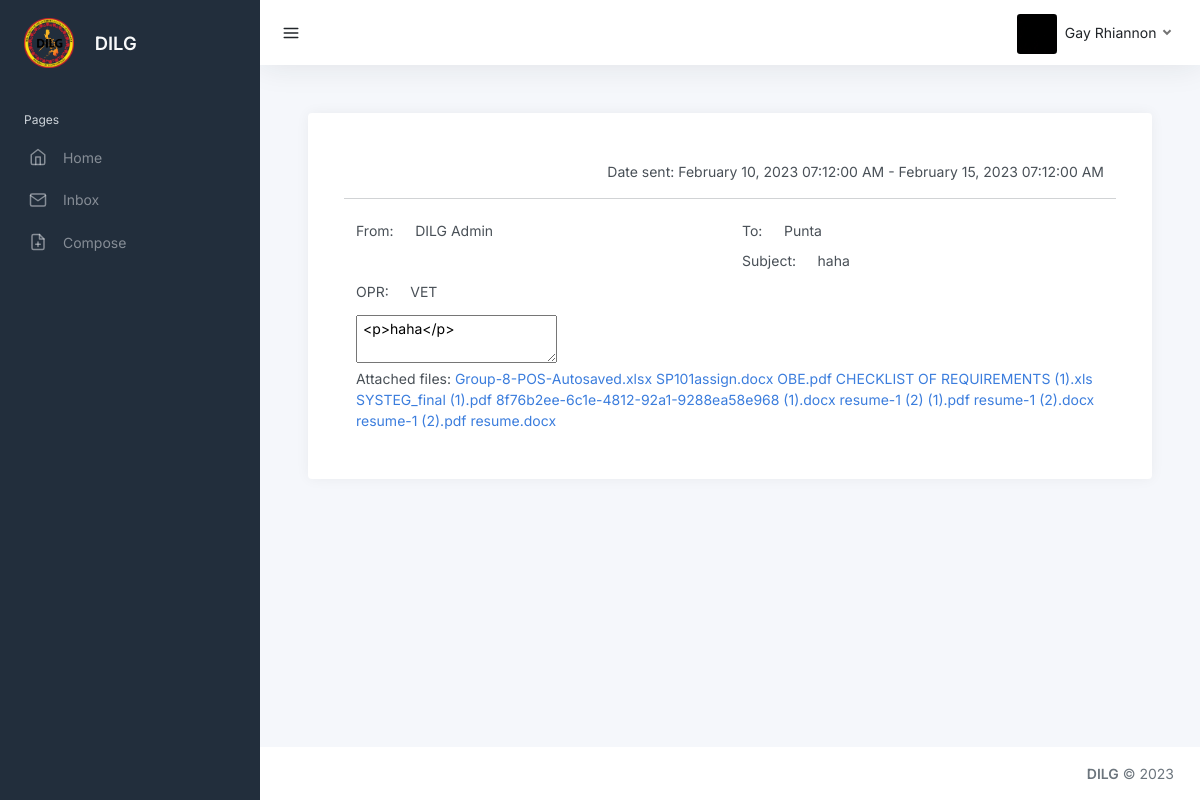
Screenshot of /users/view-inbox-report.php?report_id=RID00002 (signed in) with the database file from the repository.
### tables this page shows
CREATE TABLE `users` (
  `id` int(11) NOT NULL,
  `user_type` int(50) NOT NULL,
  `email` varchar(50) NOT NULL,
  `email_status` int(11) NOT NULL,
  `password` varchar(255) NOT NULL,
  `first_name` varchar(50) NOT NULL,
  `middle_name` varchar(50) NOT NULL,
  `last_name` varchar(50) NOT NULL,
  `date_of_birth` date NOT NULL,
  `barangay` varchar(50) NOT NULL,
  `v_token` varchar(255) NOT NULL,
  `image` blob NOT NULL,
  `date_time_created` datetime NOT NULL,
  `date_time_updated` datetime NOT NULL
);

CREATE TABLE `sent` (
  `id` int(11) NOT NULL,
  `report_id` varchar(50) NOT NULL,
  `to_user` varchar(50) NOT NULL,
  `from_user` varchar(50) NOT NULL,
  `subject` varchar(50) NOT NULL,
  `opr` varchar(100) NOT NULL,
  `message` longtext NOT NULL,
  `duration` varchar(50) NOT NULL,
  `status` int(225) NOT NULL,
  `pdf_files` blob NOT NULL,
  `notif_status` int(11) NOT NULL,
  `date_start` datetime NOT NULL,
  `date_end` datetime NOT NULL,
  `deadline` int(11) NOT NULL,
  `date_time_acknowledge` varchar(100) NOT NULL,
  `date_created` date NOT NULL,
  `time_created` time NOT NULL,
  `date_updated` date NOT NULL,
  `time_updated` time NOT NULL
);

CREATE TABLE `files` (
  `id` int(11) NOT NULL,
  `report_id` varchar(250) NOT NULL,
  `file_name` varchar(255) NOT NULL,
  `uploaded_on` varchar(255) NOT NULL,
  `status` varchar(255) NOT NULL
);

### users/view-inbox-report.php (the view, shortened to what this page needs)
<?php
include('../connection.php');
$email = $_SESSION['email'];
?>
<!DOCTYPE html>
<html lang="en">
<head>
	<link href="../src/css/template-2.css" rel="stylesheet">
	<link href="../src/css/preloader.css" rel="stylesheet">
</head>
<body>
	<div class="wrapper">
		<nav id="sidebar" class="sidebar js-sidebar">
			<div class="sidebar-content js-simplebar">
				<a class="sidebar-brand" href="index.html">
					<img src="../src/img/dilg.png" height="50" alt="">
					<span class="ms-3 align-middle">DILG</span>
				</a>
				<ul class="sidebar-nav">
					<li class="sidebar-header">
						Pages
					</li>
					<li class="sidebar-item">
						<a class="sidebar-link" href="home.php">
                            <i class="align-middle" data-feather="home"></i> <span class="align-middle">Home</span>
                        </a>
					</li>
					<li class="sidebar-item">
						<a class="sidebar-link" href="view-report.php">
                            <i class="align-middle" data-feather="mail"></i> <span class="align-middle">Inbox</span>
                        </a>
					</li>
					<li class="sidebar-item">
						<a class="sidebar-link" href="add-report.php">
                            <i class="align-middle" data-feather="file-plus"></i> <span class="align-middle">Compose</span>
                        </a>
					</li>
				</ul>
			</div>
		</nav>
		<div class="main">
			<nav class="navbar navbar-expand navbar-light navbar-bg">
				<a class="sidebar-toggle js-sidebar-toggle">
                    <i class="align-self-center text-dark" data-feather="menu"></i>
                </a>
				<div class="navbar-collapse collapse">
					<ul class="navbar-nav navbar-align">
						<li class="nav-item dropdown">
							<?php
							$query_image = "SELECT first_name, last_name, image FROM users WHERE email = '$email'";
							$run_image = mysqli_query($conn,$query_image);
							if(mysqli_num_rows($run_image) > 0) {
							foreach($run_image as $row_image){
								?>
								<a class="nav-link dropdown-toggle d-none d-sm-inline-block" href="#" data-bs-toggle="dropdown">
                                	<img src="<?php echo "../admin/admins/" . $row_image['image']?>" alt="user" class="avatar img-fluid rounded me-1"/> <span class="text-dark"><?= $row_image['first_name'] .' '. $row_image['last_name'] ?></span>
								</a>
								<?php
							}
							}
							?>
						</li>
					</ul>
				</div>
			</nav>
			<main class="content">
				<div class="container-fluid p-0">
					<div class="row">
						<div class="col-xl-12 col-xxl-12 d-flex">
							<div class="w-100">
								<div class="row">
									<div class="col-lg-12">
										<?php
										if(isset($_GET['report_id'])) {
											$report_id = $_GET['report_id'];
											$query_report = "SELECT * FROM sent WHERE report_id = '$report_id'";
											$run_report_id = mysqli_query($conn, $query_report);
											if (mysqli_num_rows($run_report_id) > 0) {
												foreach ($run_report_id as $row) {
													?>
													<div class="card p-5">
														<div class="row">
															<div class="col-lg-12 text-end">
																<p>
                                                                    <?php
                                                                    $date_start =  date('F d, Y h:i:s A', strtotime($row['date_start']));
																	$date_end = date('F d, Y h:i:s A', strtotime($row['date_end']));
                                                                    echo "Date sent: " . $date_start . " - " . $date_end;
                                                                    ?>
                                                                </p>
															</div>
															<hr class="featurette-divider">
															<div class="col-lg-6">
																<div class="row">
																	<div class="col-lg-12 d-flex align-items-center" >
																		<label for="">From:</label>
																		<input type="text" class="form-control ms-2" style="border: none; outline: none; background: none;" name="from" value="<?php if($row['from_user'] == '1'){echo "DILG Admin";}?> " readonly>
																	</div>
																</div>
															</div>
															<div class="col-lg-6">
																<div class="row">
																	<div class="col-lg-12 d-flex align-items-center">
																		<label for="">To:</label>
																		<input type="text" class="form-control ms-2" style="border: none; outline: none; background: none;" name="brgy" value="<?php echo $row['to_user']?> " readonly>
																	</div>
																	<div class="col-lg-12 d-flex align-items-center">
																		<label for="">Subject:</label>
																		<input type="text" class="form-control ms-2" style="border: none; outline: none; background: none;" name="subject" value="<?php echo $row['subject'] ?>"readonly>
																	</div>
																</div>
															</div>
															<div class="col-lg-12 d-flex align-items-center mb-2">
																<label for="">OPR:</label>
																<input type="text" name="opr" class="form-control ms-2" style="border: none; outline: none; background: none;" value="<?php echo $row['opr'] ?>"readonly>
															</div>
															<div class="col-lg-12">
																<textarea id="tiny" name="statement"> <?php echo $row['message'] ?> </textarea>
															</div>
															<div class="col-lg-12">
															<span>Attached files: </span>
																<?php
																$get_files = "SELECT * FROM files WHERE report_id = '$report_id'";
																$query_files = mysqli_query($conn, $get_files);
																if(mysqli_num_rows($query_files) > 0){
																	while($rows = mysqli_fetch_array($query_files)){
																		?>
																	<a href="../admin/pdf/<?php echo $rows['file_name'];?>" download><?php echo $rows['file_name'];?></a>
																		<?php
																	}
																}else{
																	echo "NO FILES ATTACHED";
																}
																?>
															</div>
														</div>
													</div>
													<?php
												}
											}
										}
									?>
									</div>
								</div>
							</div>
						</div>
					</div>
				</div>
			</main>
			<footer class="footer">
				<div class="container-fluid">
					<div class="row text-muted">
						<div class="col-12 text-end">
							<p class="mb-0 text-muted">
								<strong>DILG</strong> &copy; 2023
							</p>
						</div>
					</div>
					</div>
				</div>
		</div>
</body>
</html>

### rows the page displays
users: image (picture), first_name "Gay", last_name "Rhiannon"
sent: date_start "February 10, 2023 07:12:00 AM", date_end "February 15, 2023 07:12:00 AM", from "DILG Admin", brgy "Punta", subject "haha", opr "VET", statement "<p>haha</p>"
files: file_name "Group-8-POS-Autosaved.xlsx"
files: file_name "SP101assign.docx"
files: file_name "OBE.pdf"
files: file_name "CHECKLIST OF REQUIREMENTS (1).xls"
files: file_name "SYSTEG_final (1).pdf"
files: file_name "8f76b2ee-6c1e-4812-92a1-9288ea58e968 (1).docx"
files: file_name "resume-1 (2) (1).pdf"
files: file_name "resume-1 (2).docx"
files: file_name "resume-1 (2).pdf"
files: file_name "resume.docx"
